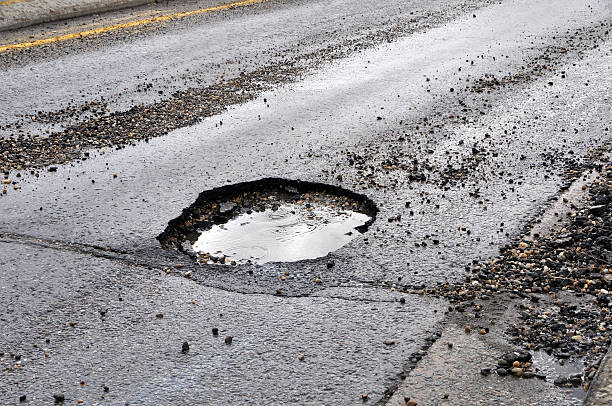
#> input picture road1.jpg, 612 x 406 px, given as the content of the folder images, which was not available
$ python detect_potholes.py
#> lines starting #> are read from the running program, lines starting #| are printed output that depends on the picture; after the words box and inside, x2 and y2 are one past the last pixel; in counts of white or black regions, pixels touching at a corner belong together; pictures that were not available may be replaced by others from this repository, and a replacement may not be noted
import cv2
import numpy as np
import os
import csv

# 👇 Define true pothole counts (you must manually provide this)
ground_truth = {
    'road2.jpg': 3,
    'road3.png': 2,
    'road5.jpg': 1,
    # Add more as needed
}

image_folder = 'images'
output_csv = 'pothole_report_with_accuracy.csv'

image_files = [f for f in os.listdir(image_folder) if f.lower().endswith(('.jpg', '.jpeg', '.png'))]

# Prepare CSV to save results
with open(output_csv, 'w', newline='') as file:
    writer = csv.writer(file)
    writer.writerow(['Image', 'Ground Truth', 'Detected', 'TP', 'FP', 'FN', 'Accuracy (%)'])

    for img_name in image_files:
        print(f"\nProcessing: {img_name}")
        image_path = os.path.join(image_folder, img_name)
        image = cv2.imread(image_path)
#> image is the input picture: shape (406, 612, 3); mean B, G, R 150.7, 148, 150.2

        if image is None:
            print(f"[ERROR] Could not load image: {image_path}")
            continue

        # --- CLAHE for contrast ---
        lab = cv2.cvtColor(image, cv2.COLOR_BGR2LAB)
#> lab: shape (406, 612, 3); mean of channels 0, 1, 2 154.8, 129.4, 126.9
        l, a, b = cv2.split(lab)
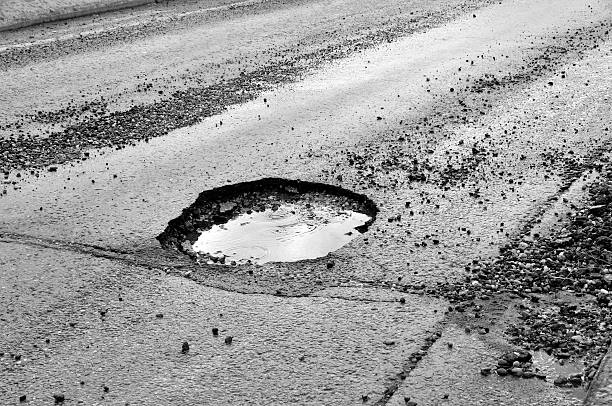
#> l: shape (406, 612); min 0, max 255, mean 154.8
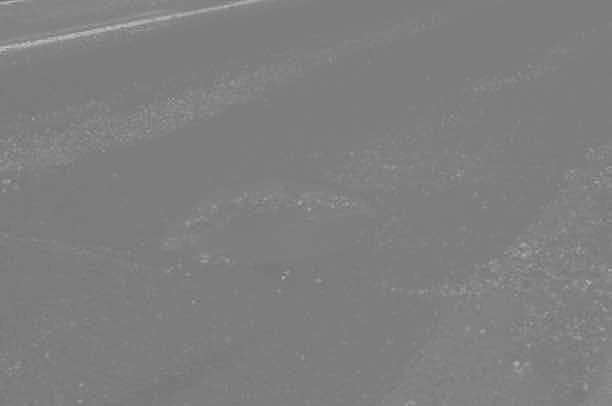
#> b: shape (406, 612); min 106, max 196, mean 126.9
        clahe = cv2.createCLAHE(clipLimit=3.0, tileGridSize=(8, 8))
        cl = clahe.apply(l)
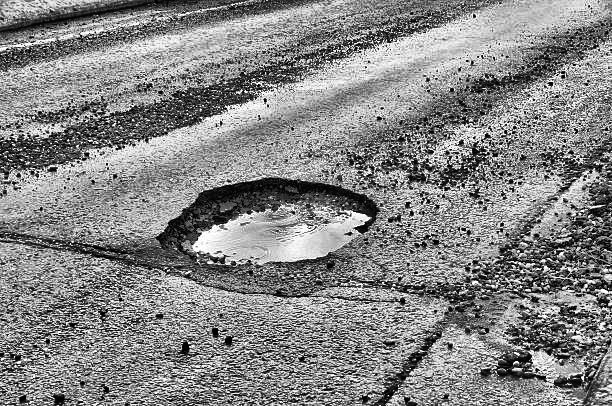
#> cl: shape (406, 612); min 0, max 255, mean 133.7
        enhanced_lab = cv2.merge((cl, a, b))
#> enhanced_lab: shape (406, 612, 3); mean of channels 0, 1, 2 133.7, 129.4, 126.9
        enhanced_image = cv2.cvtColor(enhanced_lab, cv2.COLOR_LAB2BGR)

        # --- Mask dark regions using HSV ---
        hsv = cv2.cvtColor(enhanced_image, cv2.COLOR_BGR2HSV)
#> hsv: shape (406, 612, 3); mean H, S, V 97.3, 23.6, 133.7
        lower_dark = np.array([0, 0, 0])
        upper_dark = np.array([180, 255, 60])
        mask = cv2.inRange(hsv, lower_dark, upper_dark)
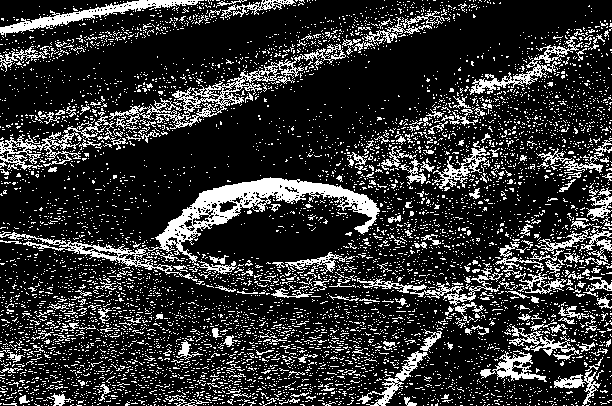
#> mask: shape (406, 612); 19.6% white in thin lines or dots

        # --- Morphological operations ---
        kernel = np.ones((3, 3), np.uint8)
        mask = cv2.morphologyEx(mask, cv2.MORPH_CLOSE, kernel, iterations=2)
#> mask: shape (406, 612); 51.8% white; 320 black regions (9 under 20 px), largest, box (x1, y1, x2, y2) and area: (0, 0, 612, 247) 44138, (0, 0, 397, 138) 17213, (183, 201, 368, 271) 7162
        mask = cv2.morphologyEx(mask, cv2.MORPH_OPEN, kernel, iterations=1)
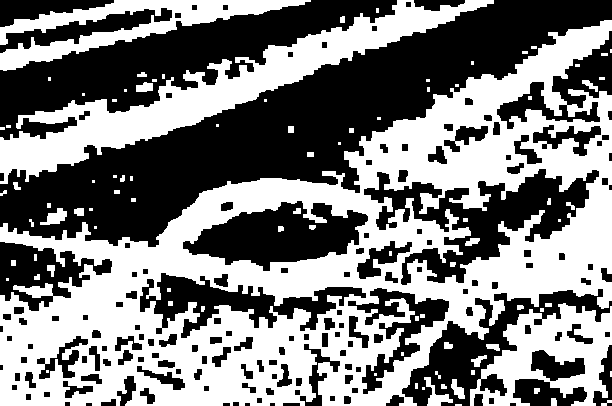
#> mask: shape (406, 612); 49.9% white; 90 white regions (40 under 20 px)

        # --- Contour detection ---
        contours, _ = cv2.findContours(mask.copy(), cv2.RETR_EXTERNAL, cv2.CHAIN_APPROX_SIMPLE)
#> contours = 71 contours, 48 with area under 20; largest, box (x1, y1, x2, y2) and area: (0, 20, 612, 406) 125332, (0, 0, 494, 184) 16870, (470, 303, 612, 406) 8660, (0, 0, 311, 71) 6318, (424, 377, 453, 406) 248

        detected_count = 0
        for contour in contours:
            area = cv2.contourArea(contour)
            if area > 200:
                x, y, w, h = cv2.boundingRect(contour)
                cv2.rectangle(image, (x, y), (x + w, y + h), (0, 255, 0), 2)
                detected_count += 1
#> this loop made 71 passes
#> (area, x, y, w, h) on passes 9, 18, 29, 67, 70, 71: (248.5, 424, 377, 29, 29), (8660, 470, 303, 142, 103), (210.5, 40, 208, 27, 17), (125332, 0, 20, 612, 386), (16870.5, 0, 0, 494, 184), (6317.5, 0, 0, 311, 71)
#> area on passes 3, 4, 8, 13, 14, 15: 33.5, 21.5, 125.5, 71.5, 56, 40
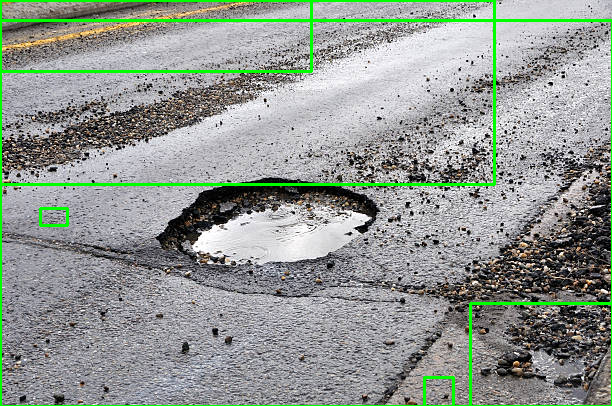
#> image: shape (406, 612, 3); mean B, G, R 145.4, 152, 144.8
#> after the loop, detected_count = 6

        # --- Accuracy calculation ---
        true_count = ground_truth.get(img_name, 0)
        TP = min(detected_count, true_count)
#> TP = 0
        FP = max(0, detected_count - TP)
#> FP = 6
        FN = max(0, true_count - TP)
#> FN = 0
        accuracy = (TP / (TP + FP + FN)) * 100 if (TP + FP + FN) > 0 else 0
#> accuracy = 0

        # --- Annotate image ---
        cv2.putText(image, f"Potholes: {detected_count}", (10, 30),
                    cv2.FONT_HERSHEY_SIMPLEX, 1, (0, 0, 255), 2)
        cv2.putText(image, f"Accuracy: {accuracy:.2f}%", (10, 65),
                    cv2.FONT_HERSHEY_SIMPLEX, 0.8, (255, 0, 0), 2)
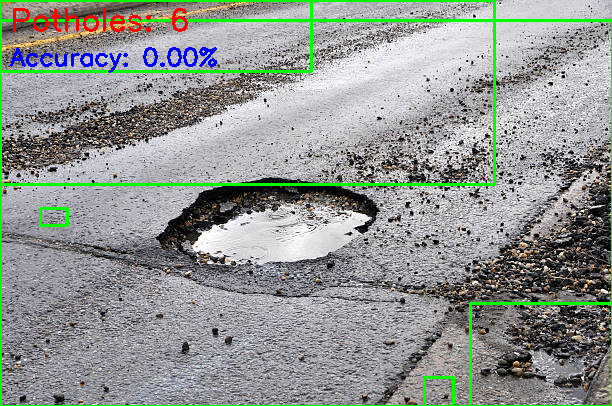
#> image: shape (406, 612, 3); mean B, G, R 145.4, 150.2, 144.5

        # --- Save output ---
        output_path = os.path.join(image_folder, f"output_{img_name}")
        cv2.imwrite(output_path, image)
        print(f"Saved: {output_path} | Detected: {detected_count}, Ground Truth: {true_count}, Accuracy: {accuracy:.2f}%")
#| Saved: images/output_road1.jpg | Detected: 6, Ground Truth: 0, Accuracy: 0.00%

        writer.writerow([img_name, true_count, detected_count, TP, FP, FN, f"{accuracy:.2f}"])

        # --- Display ---
        cv2.imshow("Pothole Detection", image)
        print("Press any key to continue...")
        cv2.waitKey(0)
        cv2.destroyAllWindows()

print(f"\n✅ Report saved as {output_csv}")

$ run again, on road4.jpg
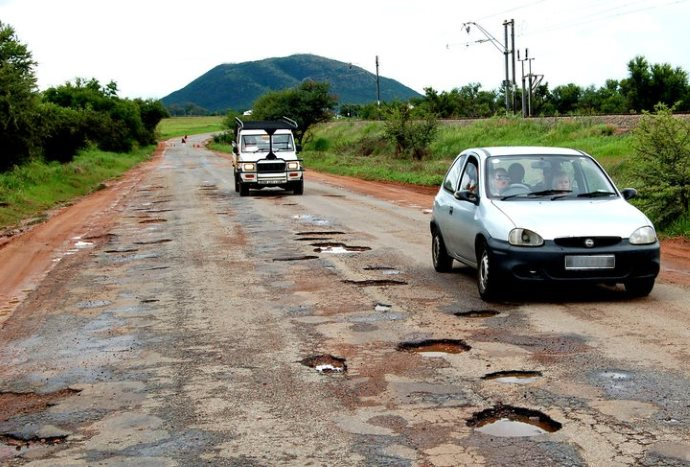
#> input picture road4.jpg, 690 x 467 px, given as the content of the folder images, which was not available
#> image is the input picture: shape (467, 690, 3); mean B, G, R 127, 142, 146
#> lab: shape (467, 690, 3); mean of channels 0, 1, 2 148, 127.3, 136.9
#> enhanced_lab: shape (467, 690, 3); mean of channels 0, 1, 2 147.7, 127.3, 136.9
#> hsv: shape (467, 690, 3); mean H, S, V 32.6, 66.7, 152.8
#> `mask = cv2.morphologyEx(mask, cv2.MORPH_OPEN, kernel, iterations=1)`:
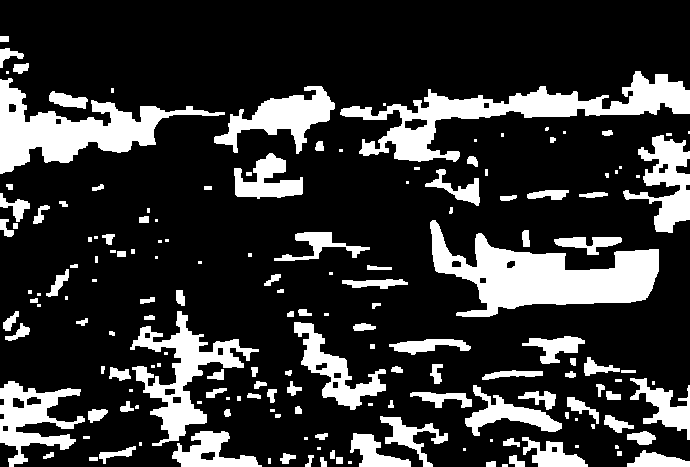
#> mask: shape (467, 690); 20.9% white; 170 white regions (54 under 20 px)
#> contours = 170 contours, 71 with area under 20; largest, box (x1, y1, x2, y2) and area: (430, 220, 659, 317) 9864, (340, 71, 690, 162) 8182, (0, 78, 225, 174) 7034, (130, 311, 259, 446) 4598, (0, 381, 85, 467) 3098
#> the loop `for contour in contours:` made 170 passes
#> (area, x, y, w, h) on passes 13, 23, 26, 28, 29, 32, 33, 45: (577, 627, 450, 63, 17), (913, 522, 437, 66, 30), (910.5, 350, 433, 61, 34), (233.5, 627, 431, 29, 14), (1550.5, 172, 431, 90, 36), (897.5, 380, 416, 68, 51), (225, 604, 415, 30, 18), (252, 567, 397, 32, 27)
#> after the loop `for contour in contours:`: detected_count = 32
#> TP = 0
#> FP = 32
#> FN = 0
#> `cv2.putText(image, f"Accuracy: {accuracy:.2f}%", (10, 65), cv2.FONT_HE..`:
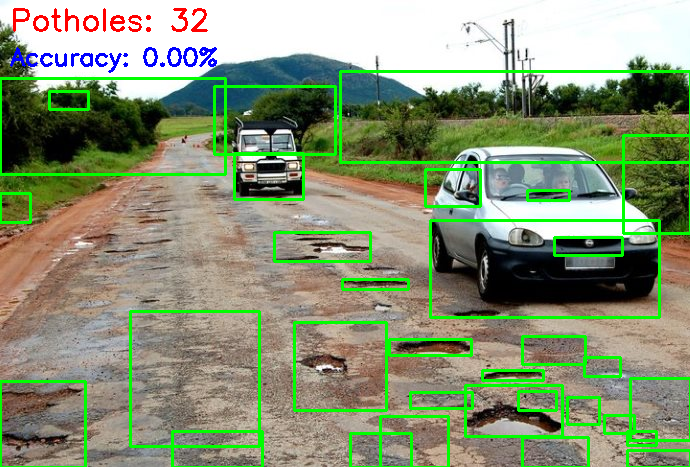
#> image: shape (467, 690, 3); mean B, G, R 117.5, 148, 135.2
#| Saved: images/output_road4.jpg | Detected: 32, Ground Truth: 0, Accuracy: 0.00%
